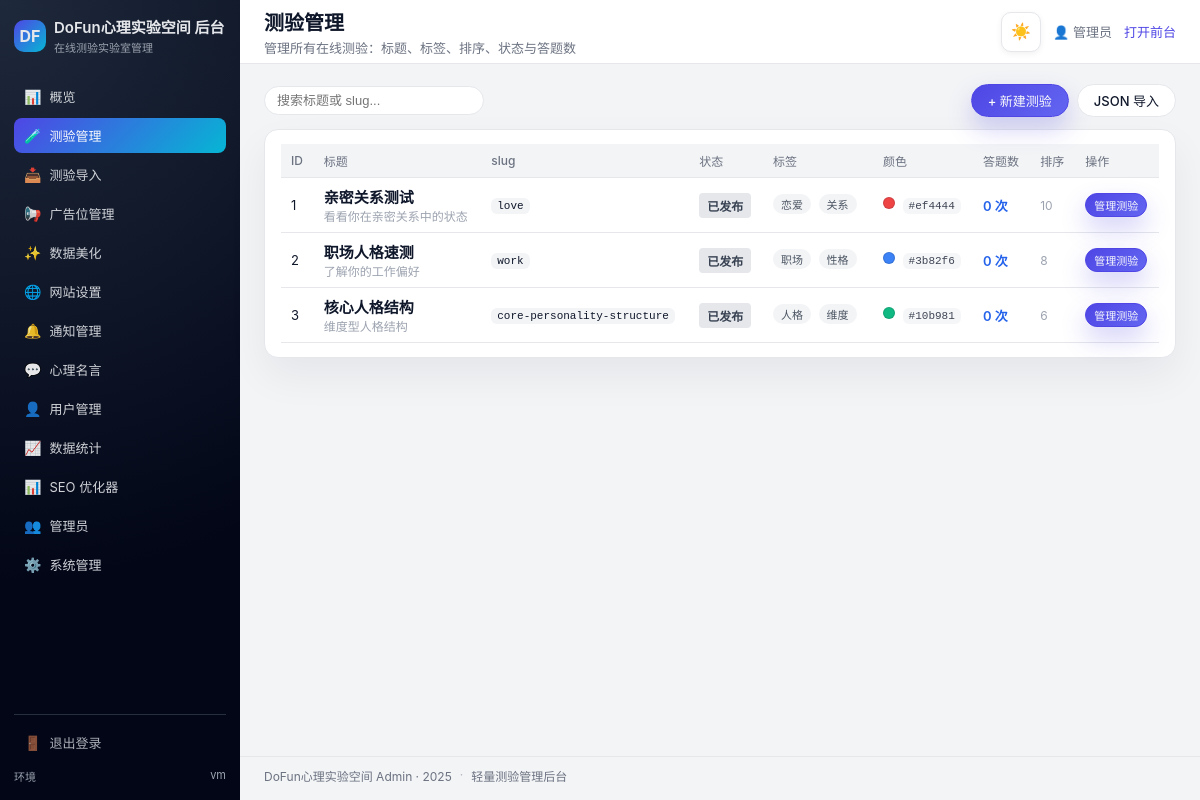
/admin/tests.php (signed in), run on the app's committed database.
### tables this page shows
CREATE TABLE `tests` (
  `id` int(10) UNSIGNED NOT NULL,
  `slug` varchar(100) NOT NULL,
  `title` varchar(255) NOT NULL,
  `subtitle` varchar(255) DEFAULT NULL,
  `description` text,
  `title_color` char(7) DEFAULT NULL,
  `emoji` varchar(16) DEFAULT NULL,
  `tags` varchar(255) DEFAULT NULL,
  `status` enum('draft','published','archived') NOT NULL DEFAULT 'draft',
  `sort_order` int(11) NOT NULL DEFAULT '0',
  `created_at` datetime NOT NULL DEFAULT CURRENT_TIMESTAMP,
  `updated_at` datetime NOT NULL DEFAULT CURRENT_TIMESTAMP ON UPDATE CURRENT_TIMESTAMP,
  `scoring_mode` enum('simple','dimensions','range','custom') NOT NULL DEFAULT 'simple',
  `scoring_config` json DEFAULT NULL,
  `show_secondary_archetype` tinyint(1) NOT NULL DEFAULT '1',
  `show_dimension_table` tinyint(1) NOT NULL DEFAULT '1',
  `display_mode` enum('single_page','step_by_step') NOT NULL DEFAULT 'single_page'
);

### lib/Constants.php (called while the page is built, shortened)
<?php
class Constants
{
    public static function getTestStatusLabels(): array
    {
        return [
            self::TEST_STATUS_DRAFT     => '草稿',
            self::TEST_STATUS_PUBLISHED  => '已发布',
            self::TEST_STATUS_ARCHIVED   => '已归档',
        ];
    }
    public static function normalizeTestStatus($statusValue): string
    {
        return (string)$statusValue;
    }
}

### admin/tests.php (the view, shortened to what this page needs)
<?php
require_once __DIR__ . '/../lib/db_connect.php';
$stmt = $pdo->query("
    SELECT t.*, COUNT(r.id) AS run_count
    FROM tests t
    LEFT JOIN test_runs r ON r.test_id = t.id
    GROUP BY t.id
    ORDER BY t.sort_order DESC, t.id DESC
");
$tests = $stmt->fetchAll(PDO::FETCH_ASSOC);
?>
<div class="admin-toolbar">
    <div class="admin-toolbar__left">
        <input type="text" class="admin-input admin-input--search"
               placeholder="搜索标题或 slug..."
               oninput="filterTests(this.value)">
    </div>
    <div class="admin-toolbar__right">
        <a href="new_test.php" class="btn btn-primary btn-lg">+ 新建测验</a>
        <a href="quiz_import.php" class="btn btn-lg">JSON 导入</a>
    </div>
</div>
<div class="admin-card">
    <table class="admin-table" id="tests-table">
        <thead>
        <tr>
            <th>ID</th>
            <th>标题</th>
            <th>slug</th>
            <th>状态</th>
            <th>标签</th>
            <th>颜色</th>
            <th>答题数</th>
            <th>排序</th>
            <th>操作</th>
        </tr>
        </thead>
        <tbody>
        <?php foreach ($tests as $test): ?>
            <tr data-test-row>
                <td><?= (int)$test['id'] ?></td>
                <td>
                    <div class="admin-table__title admin-table__title--lg">
                        <a href="../test.php?slug=<?= urlencode($test['slug']) ?>" target="_blank" class="admin-table__link">
                            <?= htmlspecialchars($test['title']) ?>
                        </a>
                    </div>
                    <?php if (!empty($test['subtitle'])): ?>
                        <div class="admin-table__subtitle">
                            <?= htmlspecialchars($test['subtitle']) ?>
                        </div>
                    <?php endif; ?>
                </td>
                <td>
                    <code class="code-badge"
                          onclick="copyToClipboard('<?= htmlspecialchars($test['slug']) ?>')">
                        <?= htmlspecialchars($test['slug']) ?>
                    </code>
                </td>
                <td>
                    <?php
                    require_once __DIR__ . '/../lib/Constants.php';
                    $status = Constants::normalizeTestStatus($test['status']);
                    $statusLabels = Constants::getTestStatusLabels();
                    $statusLabel = $statusLabels[$status] ?? $status;
                    ?>
                    <span class="badge badge--<?= htmlspecialchars($status) ?>">
                        <?= htmlspecialchars($statusLabel) ?>
                    </span>
                </td>
                <td>
                    <?php if (!empty($test['tags'])): ?>
                        <?php foreach (explode(',', $test['tags']) as $tag): ?>
                            <span class="tag-chip"><?= htmlspecialchars(trim($tag)) ?></span>
                        <?php endforeach; ?>
                    <?php endif; ?>
                </td>
                <td>
                    <?php if (!empty($test['title_color'])): ?>
                        <span class="color-dot" style="background: <?= htmlspecialchars($test['title_color']) ?>"></span>
                        <code class="code-badge code-badge--muted">
                            <?= htmlspecialchars($test['title_color']) ?>
                        </code>
                    <?php endif; ?>
                </td>
                <td>
                    <a class="admin-kpi-link admin-kpi-link--small" href="stats.php?test_id=<?= (int)$test['id'] ?>">
                        <?= (int)$test['run_count'] ?> 次
                    </a>
                </td>
                <td>
                    <span class="admin-table__muted"><?= (int)$test['sort_order'] ?></span>
                </td>
                <td class="admin-table__actions">
                    <a href="test_edit.php?id=<?= (int)$test['id'] ?>" class="btn btn-xs btn-primary">管理测验</a>
                </td>
            </tr>
        <?php endforeach; ?>
        </tbody>
    </table>
</div>
<?php
include __DIR__ . '/layout.php';

### assets/css/admin.css (style rules this page uses)
*, *::before, *::after { box-sizing: border-box; }
:root { --admin-bg-primary: #f3f4f6; --admin-bg-secondary: #ffffff; --admin-bg-sidebar: radial-gradient(circle at top left, #1e293b, #020617 70%); --admin-text-primary: #0f172a; --admin-text-secondary: #6b7280; --admin-border-color: #e5e7eb; --admin-shadow: rgba(15, 23, 42, 0.06); }
html, body { margin: 0; padding: 0; font-family: -apple-system, BlinkMacSystemFont, "SF Pro Text", system-ui, -system-ui, "Segoe UI", sans-serif; color: var(--admin-text-primary); background: var(--admin-bg-primary); transition: background-color 0.3s ease, color 0.3s ease; }
.admin-body { background: var(--admin-bg-primary); transition: background-color 0.3s ease; }
.admin-toolbar { display: flex; justify-content: space-between; align-items: center; margin-bottom: 12px; gap: 12px; flex-wrap: wrap; }
.admin-toolbar__left, .admin-toolbar__right { display: flex; align-items: center; gap: 8px; }
.admin-input { border-radius: 999px; border: 1px solid var(--admin-border-color); padding: 6px 12px; font-size: 13px; outline: none; background: var(--admin-bg-secondary); color: var(--admin-text-primary); transition: border-color 0.3s ease, background-color 0.3s ease, color 0.3s ease; }
.admin-input--search { min-width: 220px; }
.admin-card { background: var(--admin-bg-secondary); border-radius: 14px; padding: 14px 16px; box-shadow: 0 18px 40px var(--admin-shadow); border: 1px solid var(--admin-border-color); transition: background-color 0.3s ease, box-shadow 0.3s ease, border-color 0.3s ease; }
.admin-table { width: 100%; border-collapse: collapse; font-size: 13px; }
.admin-table thead tr { background: var(--admin-bg-primary); transition: background-color 0.3s ease; }
.admin-table th, .admin-table td { padding: 8px 10px; text-align: left; border-bottom: 1px solid var(--admin-border-color); vertical-align: middle; transition: border-color 0.3s ease; }
.admin-table th { font-weight: 500; color: var(--admin-text-secondary); font-size: 12px; transition: color 0.3s ease; }
.admin-table__title { font-weight: 500; color: var(--admin-text-primary); transition: color 0.3s ease; }
.admin-table__subtitle { font-size: 12px; color: #9ca3af; }
.admin-table__muted { font-size: 12px; color: #9ca3af; }
.admin-table__actions { white-space: nowrap; }
.btn { display: inline-flex; align-items: center; justify-content: center; border-radius: 999px; border: 1px solid var(--admin-border-color); background: var(--admin-bg-secondary); font-size: 12px; padding: 4px 10px; text-decoration: none; color: var(--admin-text-primary); cursor: pointer; transition: background 0.3s ease, box-shadow 0.15s ease, transform 0.1s ease, border-color 0.3s ease, color 0.3s ease; }
.btn-lg { padding: 6px 16px; font-size: 13px; font-weight: 500; }
.btn-primary { border-color: #4f46e5; background: linear-gradient(135deg, #4f46e5, #6366f1); color: #f9fafb; box-shadow: 0 12px 24px rgba(79, 70, 229, 0.25); }
.btn-xs { font-size: 11px; padding: 3px 8px; }
.badge { display: inline-flex; align-items: center; padding: 2px 8px; border-radius: 999px; font-size: 11px; }
.badge--published { background: #dcfce7; color: #166534; }
.tag-chip { display: inline-flex; align-items: center; padding: 2px 8px; border-radius: 999px; background: #f3f4f6; color: #4b5563; font-size: 11px; margin-right: 4px; margin-bottom: 2px; }
.code-badge { display: inline-flex; align-items: center; padding: 2px 6px; border-radius: 6px; background: #f3f4f6; font-size: 11px; font-family: ui-monospace, SFMono-Regular, Menlo, Monaco, Consolas, "Liberation Mono", "Courier New", monospace; cursor: pointer; }
.code-badge--muted { cursor: default; opacity: 0.8; }
.color-dot { width: 12px; height: 12px; border-radius: 999px; display: inline-block; margin-right: 4px; border: 1px solid rgba(15, 23, 42, 0.15); }
.admin-kpi-link { font-size: 14px; font-weight: 600; color: #2563eb; text-decoration: none; }
.admin-kpi-link--small { font-size: 13px; }
.admin-table__title--lg { font-size: 15px; font-weight: 600; }
.badge { display: inline-block; padding: 4px 8px; border-radius: 4px; font-size: 12px; font-weight: 600; background: #e5e7eb; color: #374151; }
.admin-table__link { color: inherit; text-decoration: none; cursor: pointer; transition: color 0.2s ease; }

### data on the page
tests: id "1", title "亲密关系测试", subtitle "看看你在亲密关系中的状态", slug "love", status "已发布", tags "恋爱", tags "关系", title_color "#ef4444", run_count "0", sort_order "10"
tests: id "2", title "职场人格速测", subtitle "了解你的工作偏好", slug "work", status "已发布", tags "职场", tags "性格", title_color "#3b82f6", run_count "0", sort_order "8"
tests: id "3", title "核心人格结构", subtitle "维度型人格结构", slug "core-personality-structure", status "已发布", tags "人格", tags "维度", title_color "#10b981", run_count "0", sort_order "6"

### other printed values
php_uname('n') "vm"
$pageTitle "测验管理"
$pageSubtitle "管理所有在线测验：标题、标签、排序、状态与答题数"
